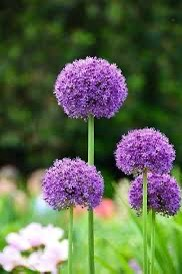
#> input picture purple.jpg, 182 x 274 px, given in place of purple.jpeg, which was not available
$ jupyter execute 'Transformation_QUE3 (1).ipynb'
#> lines starting #> are read from the running program, lines starting #| are printed output that depends on the picture; pictures that were not available may be replaced by others from this repository, and a replacement may not be noted
[cell 1]
import cv2
import matplotlib.pyplot as plt

image=cv2.imread("purple.jpeg")
#> image is the input picture: shape (274, 182, 3); mean B, G, R 78.5, 103.3, 93.9
resized_image=cv2.resize(image,(200,200))
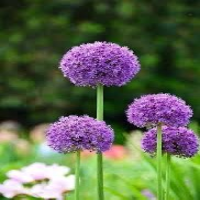
#> resized_image: shape (200, 200, 3); mean B, G, R 78.4, 103.1, 93.7
rotated_image=cv2.rotate(image,cv2.ROTATE_90_CLOCKWISE)
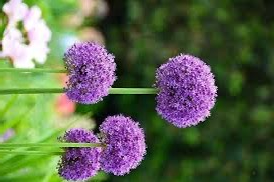
#> rotated_image: shape (182, 274, 3); mean B, G, R 78.5, 103.3, 93.9
rotated2_image=cv2.rotate(rotated_image,cv2.ROTATE_90_CLOCKWISE)
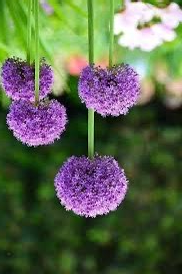
#> rotated2_image: shape (274, 182, 3); mean B, G, R 78.5, 103.3, 93.9
flipped_horizontal=cv2.flip(image,1)
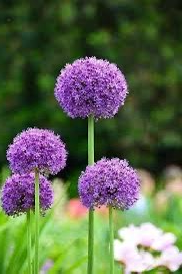
#> flipped_horizontal: shape (274, 182, 3); mean B, G, R 78.5, 103.3, 93.9
flipped_vertical=cv2.flip(image,0)
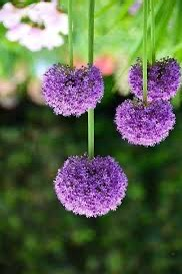
#> flipped_vertical: shape (274, 182, 3); mean B, G, R 78.5, 103.3, 93.9
gray_scale=cv2.cvtColor(image,cv2.COLOR_BGR2GRAY)
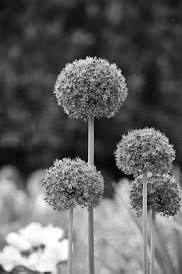
#> gray_scale: shape (274, 182); min 1, max 255, mean 97.6
blurred_image=cv2.GaussianBlur(image,(85,85),0)
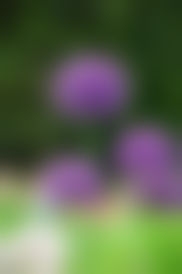
#> blurred_image: shape (274, 182, 3); mean B, G, R 78.7, 103.3, 94

plt.figure(figsize=(12,8))

plt.subplot(241)
plt.title("Original Image")
plt.imshow(cv2.cvtColor(rotated_image,cv2.COLOR_BGR2RGB))
plt.axis("off")

plt.subplot(242)
plt.title("Resized Image")
plt.imshow(cv2.cvtColor(resized_image,cv2.COLOR_BGR2RGB))
plt.axis("off")

plt.subplot(243)
plt.title("Rotated Image (180) ")
plt.imshow(cv2.cvtColor(rotated2_image,cv2.COLOR_BGR2RGB))
plt.axis("off")

plt.subplot(244)
plt.title("Horizontal_flipped Image")
plt.imshow(cv2.cvtColor(flipped_horizontal,cv2.COLOR_BGR2RGB))
plt.axis("off")

plt.subplot(245)
plt.title("Vertical_flipped Image")
plt.imshow(cv2.cvtColor(flipped_vertical,cv2.COLOR_BGR2RGB))
plt.axis("off")

plt.subplot(246)
plt.title("Gray_scale Image")
plt.imshow(gray_scale,cmap="gray")
plt.axis("off")

plt.subplot(247)
plt.title("Blurred Image")
plt.imshow(blurred_image)
plt.axis("off")
plt.show()
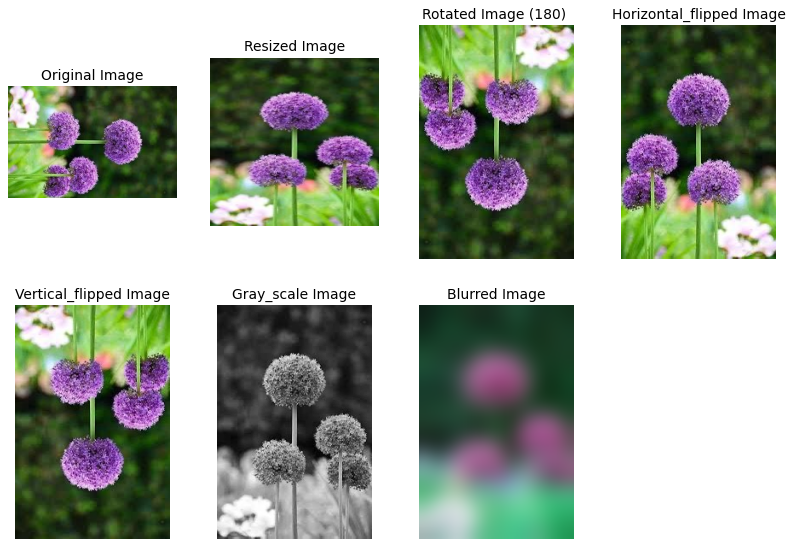
#> figure drawn by matplotlib, 7 panels; B, G, R data is drawn as R, G, B

$ run again, with f1.jpg copied over purple.jpg
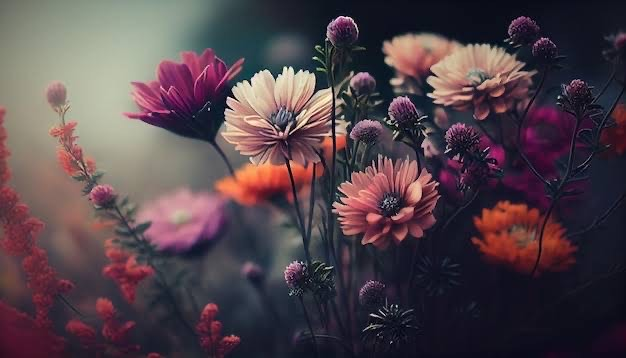
#> input picture f1.jpg, 626 x 358 px, given in place of purple.jpeg, which was not available
#> image is the input picture: shape (358, 626, 3); mean B, G, R 74.4, 67.1, 82.6
#> `flipped_vertical=cv2.flip(image,0)`:
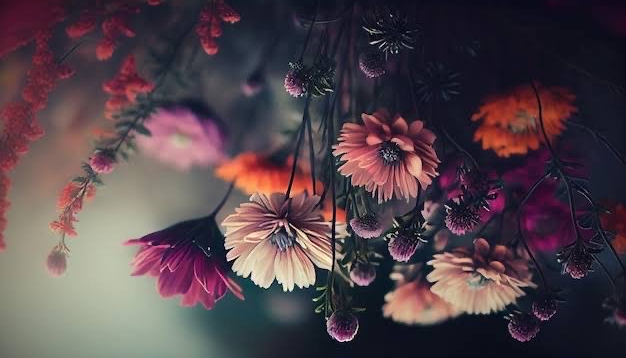
#> flipped_vertical: shape (358, 626, 3); mean B, G, R 74.4, 67.1, 82.6
#> `blurred_image=cv2.GaussianBlur(image,(85,85),0)`:
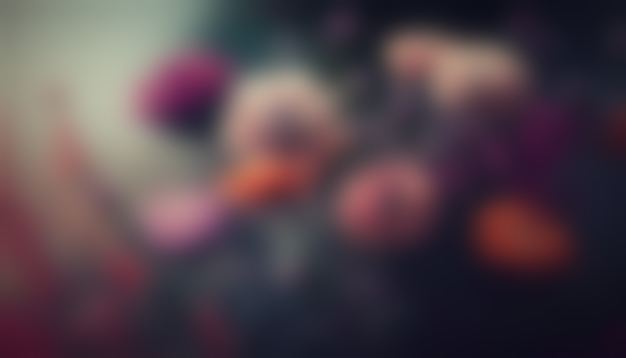
#> blurred_image: shape (358, 626, 3); mean B, G, R 74.4, 67.1, 82.7

$ run again, with sunflower.jpg copied over purple.jpg
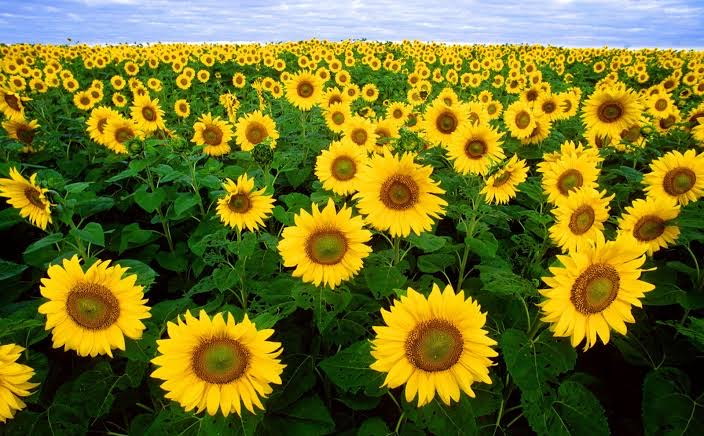
#> input picture sunflower.jpg, 704 x 436 px, given in place of purple.jpeg, which was not available
#> image is the input picture: shape (436, 704, 3); mean B, G, R 38.3, 114, 115.8
#> `gray_scale=cv2.cvtColor(image,cv2.COLOR_BGR2GRAY)`:
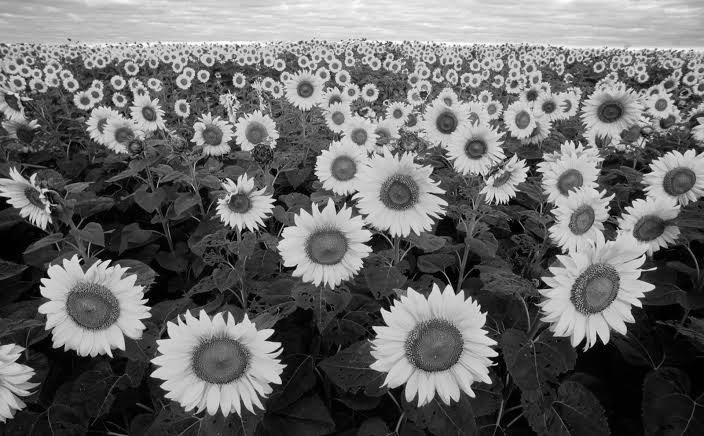
#> gray_scale: shape (436, 704); min 0, max 255, mean 105.9
#> `blurred_image=cv2.GaussianBlur(image,(85,85),0)`:
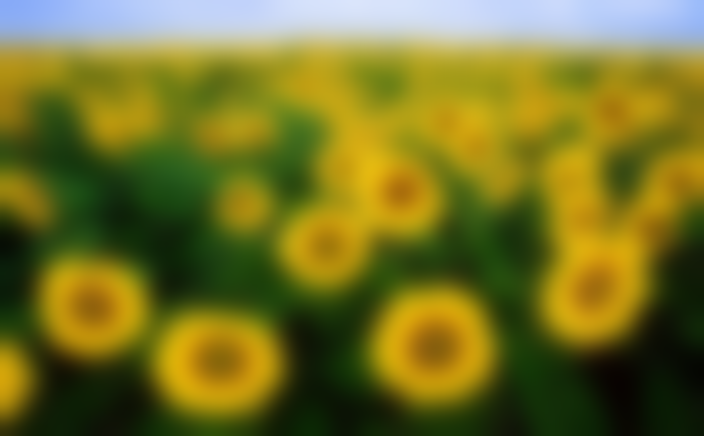
#> blurred_image: shape (436, 704, 3); mean B, G, R 38.3, 114, 115.8
